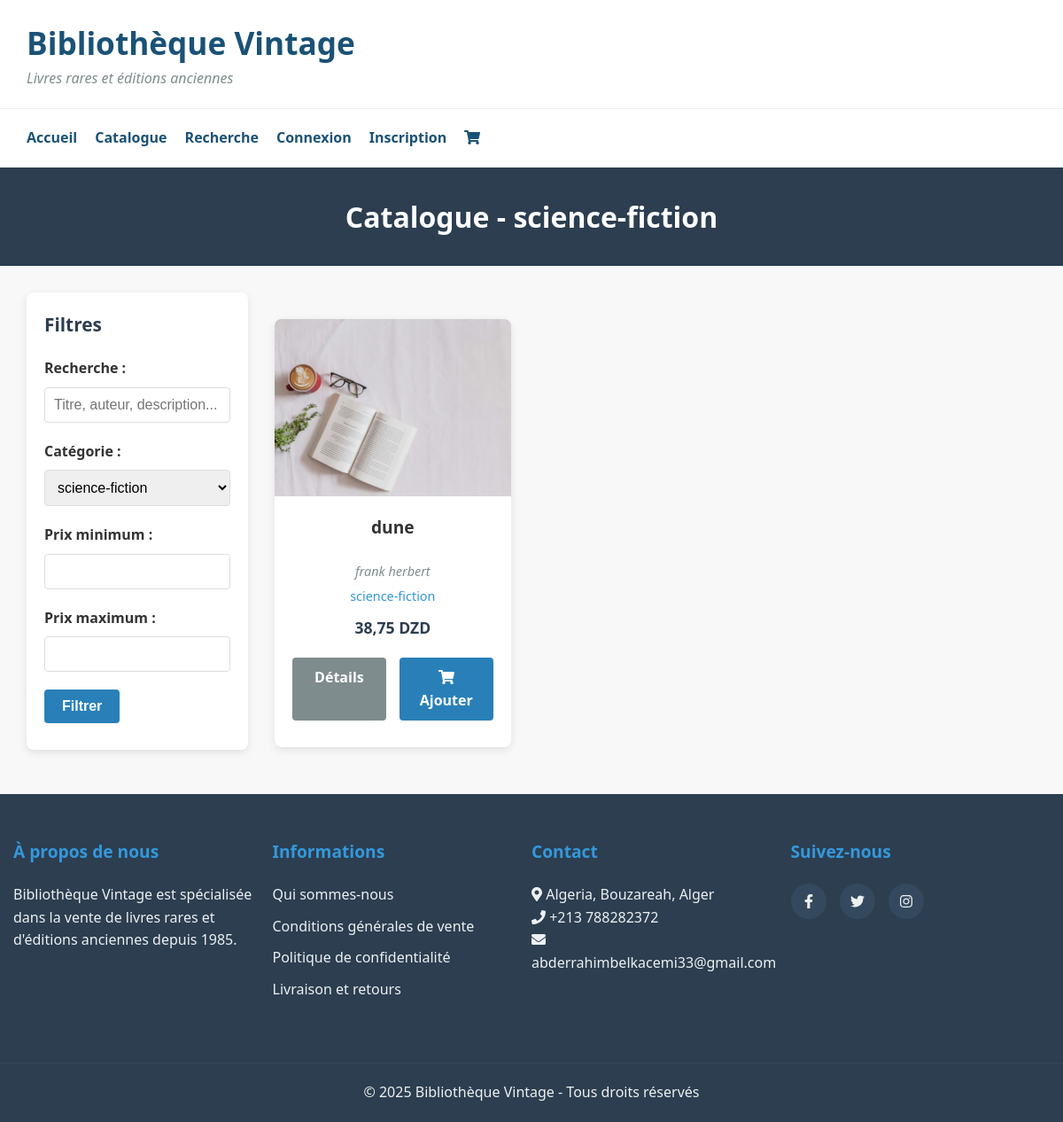
/catalogue.php?categorie=2, run on the app's committed database.
### tables this page shows
create table livres (
    id_livre int auto_increment primary key,
    titre varchar(200) not null,
    auteur varchar(100) not null,
    id_categorie int,
    description text,
    prix decimal(10, 2) not null,
    annee_publication int,
    editeur varchar(100),
    stock int not null default 0,
    image varchar(255),
    date_ajout datetime default current_timestamp,
    foreign key (id_categorie) references categories(id_categorie)
);

create table categories (
    id_categorie int auto_increment primary key,
    nom varchar(100) not null,
    description text
);

### functions.php (called while the page is built, shortened)
<?php
function estConnecte()
{
    return isset($_SESSION['id_utilisateur']);
}
function getLivresParCategorie($id_categorie)
{
    $conn = connectDB();
    $query = "SELECT l.*, c.nom as categorie_nom FROM Livres l
              LEFT JOIN Categories c ON l.id_categorie = c.id_categorie
              WHERE l.id_categorie = ?";
    $stmt = $conn->prepare($query);
    $stmt->bind_param("i", $id_categorie);
    $stmt->execute();
    $result = $stmt->get_result();
    $livres = [];
    while ($row = $result->fetch_assoc()) {
        $livres[] = $row;
    }
    return $livres;
}
function getToutesCategories()
{
    $conn = connectDB();
    $query = "SELECT * FROM Categories ORDER BY nom";
    $result = $conn->query($query);
    $categories = [];
    while ($row = $result->fetch_assoc()) {
        $categories[] = $row;
    }
    return $categories;
}

### catalogue.php (the view, shortened to what this page needs)
<?php
require_once 'functions.php';
$id_categorie = isset($_GET['categorie']) ? intval($_GET['categorie']) : null;
$livres = $id_categorie ? getLivresParCategorie($id_categorie) : getTousLivres();
$categories = getToutesCategories();
$titre_page = "Catalogue";
if ($id_categorie) {
    foreach ($categories as $cat) {
        if ($cat['id_categorie'] == $id_categorie) {
            $titre_page .= " - " . $cat['nom'];
            break;
        }
    }
}
include 'header.php';
?>
<section class="page-header">
    <h2><?php echo $titre_page; ?></h2>
</section>
<section class="catalogue">
    <div class="filters">
        <h3>Filtres</h3>
        <form action="recherche.php" method="get">
            <div class="form-group">
                <label for="terme">Recherche :</label>
                <input type="text" id="terme" name="terme" placeholder="Titre, auteur, description...">
            </div>
            <div class="form-group">
                <label for="categorie">Catégorie :</label>
                <select id="categorie" name="categorie">
                    <?php foreach ($categories as $categorie): ?>
                        <option value="<?php echo $categorie['id_categorie']; ?>" <?php echo ($id_categorie == $categorie['id_categorie']) ? 'selected' : ''; ?>>
                            <?php echo $categorie['nom']; ?>
                        </option>
                    <?php endforeach; ?>
                </select>
            </div>
            <div class="form-group">
                <label for="prix_min">Prix minimum :</label>
                <input type="number" id="prix_min" name="prix_min" min="0" step="0.01">
            </div>
            <div class="form-group">
                <label for="prix_max">Prix maximum :</label>
                <input type="number" id="prix_max" name="prix_max" min="0" step="0.01">
            </div>
            <button type="submit" class="btn btn-primary">Filtrer</button>
        </form>
    </div>
    <div class="livres-list">
        <?php if (empty($livres)): ?>
            <p class="no-results">Aucun livre ne correspond à votre recherche.</p>
        <?php else: ?>
            <div class="livres-grid">
                <?php foreach ($livres as $livre): ?>
                    <div class="livre-card">
                        <div class="livre-image">
                            <a href="livre.php?id=<?php echo $livre['id_livre']; ?>">
                                <img src="images/<?php echo $livre['image']; ?>" alt="<?php echo $livre['titre']; ?>">
                            </a>
                        </div>
                        <div class="livre-info">
                            <h3><?php echo $livre['titre']; ?></h3>
                            <p class="auteur"><?php echo $livre['auteur']; ?></p>
                            <p class="categorie"><?php echo $livre['categorie_nom']; ?></p>
                            <p class="prix"><?php echo number_format($livre['prix'], 2, ',', ' '); ?> DZD</p>
                            <div class="livre-actions">
                                <a href="livre.php?id=<?php echo $livre['id_livre']; ?>" class="btn btn-secondary">Détails</a>
                                <?php if (estConnecte()): ?>
                                    <form action="ajouter_panier.php" method="post">
                                        <input type="hidden" name="id_livre" value="<?php echo $livre['id_livre']; ?>">
                                        <input type="hidden" name="quantite" value="1">
                                        <button type="submit" class="btn btn-primary"><i class="fas fa-shopping-cart"></i> Ajouter</button>
                                    </form>
                                <?php else: ?>
                                    <a href="login.php" class="btn btn-primary"><i class="fas fa-shopping-cart"></i> Ajouter</a>
                                <?php endif; ?>
                            </div>
                        </div>
                    </div>
                <?php endforeach; ?>
            </div>
        <?php endif; ?>
    </div>
</section>
<?php include 'footer.php'; ?>

### css/style.css (style rules this page uses)
* { margin: 0; padding: 0; box-sizing: border-box; }
body { font-family: "Segoe UI", Tahoma, Geneva, Verdana, sans-serif; line-height: 1.6; color: #333; background-color: #f8f8f8; }
a { text-decoration: none; color: #1a5276; transition: color 0.3s ease; }
img { max-width: 100%; height: auto; }
.livres-grid { display: grid; grid-template-columns: repeat(auto-fill, minmax(250px, 1fr)); gap: 30px; margin-top: 30px; }
.btn { display: inline-block; padding: 10px 20px; border-radius: 4px; cursor: pointer; transition: all 0.3s ease; font-weight: 600; text-align: center; border: none; font-size: 1rem; }
.btn-primary { background-color: #2980b9; color: #fff; }
.btn-secondary { background-color: #7f8c8d; color: #fff; }
.form-group { margin-bottom: 20px; }
.form-group label { display: block; margin-bottom: 8px; font-weight: 600; }
.form-group input, .form-group select, .form-group textarea { width: 100%; padding: 10px; border: 1px solid #ddd; border-radius: 4px; font-size: 1rem; }
.livre-card { background-color: #fff; border-radius: 8px; overflow: hidden; box-shadow: 0 3px 10px rgba(0, 0, 0, 0.1); min-height: 450px; display: flex; flex-direction: column; transition: transform 0.3s ease, box-shadow 0.3s ease; }
.livre-image { height: 200px; overflow: hidden; }
.livre-image img { width: 100%; height: 100%; object-fit: cover; transition: transform 0.5s ease; }
.livre-info { padding: 20px; flex: 1; display: flex; flex-direction: column; text-align: center; }
.livre-info h3 { font-size: 1.2rem; margin-bottom: 5px; overflow: hidden; text-overflow: ellipsis; display: -webkit-box; -webkit-line-clamp: 2; -webkit-box-orient: vertical; min-height: 2.5em; max-height: 3.5em; -webkit-line-clamp: 3; }
.livre-info .auteur { color: #7f8c8d; margin-bottom: 5px; font-style: italic; }
.livre-info .categorie { color: #3498db; margin-bottom: 10px; font-size: 0.9rem; }
.livre-info .prix { font-weight: 700; color: #2c3e50; font-size: 1.1rem; }
.livre-actions { display: flex; justify-content: space-between; gap: 10px; }
.livre-actions button, .livre-actions a { width: 100%; }
.page-header { background-color: #2c3e50; color: white; padding: 30px 0; text-align: center; margin-bottom: 30px; }
.page-header h2 { font-size: 2rem; }
.livre-actions { display: flex; gap: 15px; margin-top: 20px; }
.catalogue, .recherche { display: flex; flex-wrap: wrap; gap: 30px; max-width: 1200px; margin: 0 auto; padding: 0 30px; }
.filters { flex: 0 0 250px; background-color: #fff; padding: 20px; border-radius: 8px; box-shadow: 0 3px 10px rgba(0, 0, 0, 0.1); align-self: flex-start; }
.filters h3 { margin-bottom: 20px; font-size: 1.3rem; color: #2c3e50; }
.livres-list, .resultats { flex: 1 0 600px; }
.livre-info { display: flex; align-items: center; }
.livre-info p { margin: 0; font-size: 0.9em; color: #666; }
.btn { margin-bottom: 10px; }

### data on the page
livres: image+titre (picture), titre "dune", auteur "frank herbert", id_categorie.nom "science-fiction", prix "38,75"

### other printed values
$titre_page "Catalogue - science-fiction"
form field categorie "science-fiction"
